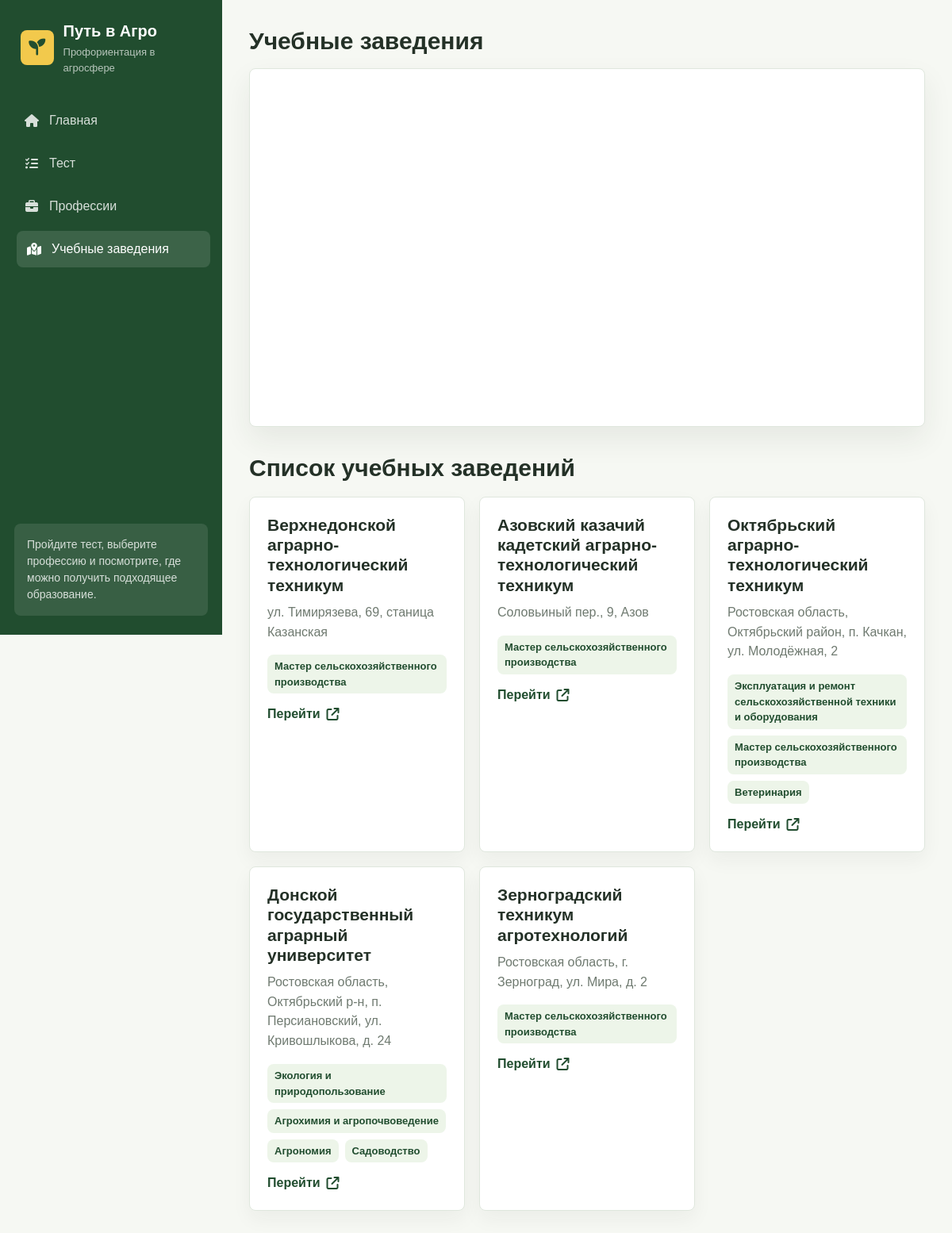
Screenshot of /map/ with the database file from the repository.
### map/models.py (models this page shows, shortened)
class University(models.Model):
    name = models.CharField("Название университета", max_length=200)
    address = models.CharField("Адрес", max_length=100)
    link = models.URLField("Ссылка", null=True, blank=True)
    class Meta:
        verbose_name = "Университет"
        verbose_name_plural = "Университеты"

class Specialty(models.Model):
    name = models.CharField("Название специальности", max_length=200)
    description = models.TextField("Описание", null=True, blank=True)
    university = models.ManyToManyField(
        University,
        verbose_name="Университеты"
    )
    professions = models.ManyToManyField(
        Profession,
        verbose_name="Профессии"
    )
    class Meta:
        verbose_name = "Специальность"
        verbose_name_plural = "Специальности"

### map/views.py (the view)
# urls.py: path('map/', include('map.urls'))
def map(request):
    universities = University.objects.prefetch_related('specialty_set').all()
    return render(request, 'map/map.html', {'universities': universities})

### map/templates/map/map.html (shortened to what this page needs)
{% extends 'main/layout.html' %}
{% block extra_css %}
    {% load static %}
    <link rel="stylesheet" href="{% static 'map/css/map.css' %}">
{% endblock %}
{% block content %}
<div class="page">
    <h1 class="page-title">Учебные заведения</h1>
    <section class="section map-widget" aria-label="Карта учебных заведений">
        <iframe src="https://yandex.ru/map-widget/v1/?um=constructor%3Afbc1986866df7b69ac84772a4912427f739007cc6a052d45cfd5e073a8e1e9c0&amp;source=constructor"  width="1200" height="450" frameborder="0"></iframe>
    </section>
    <section class="section">
        <div class="section-head">
            <div>
                <h2>Список учебных заведений</h2>
            </div>
        </div>
        <div class="grid">
            {% for university in universities %}
                <article class="card-item">
                    <h3>{{ university.name }}</h3>
                    <p>{{ university.address }}</p>
                    <div class="tag-row">
                        {% for specialty in university.specialty_set.all %}
                            <span class="tag">{{ specialty.name }}</span>
                        {% empty %}
                            <span class="tag">специальности не добавлены</span>
                        {% endfor %}
                    </div>
                    {% if university.link %}
                        <a class="read-link university-link" href="{{ university.link }}" target="_blank" rel="noopener">
                            Перейти
                            <i class="fa-solid fa-arrow-up-right-from-square"></i>
                        </a>
                    {% else %}
                        <span class="tag university-link">ссылка не добавлена</span>
                    {% endif %}
                </article>
            {% empty %}
                <div class="empty-state">Учебные заведения пока не добавлены.</div>
            {% endfor %}
        </div>
    </section>
</div>
{% endblock %}

### main/static/main/css/main.css (style rules this page uses)
:root { --bg: #f6f8f3; --surface: #ffffff; --surface-soft: #edf5e9; --green: #2f6b3f; --green-dark: #214d2f; --accent: #f2c94c; --text: #243127; --muted: #6f7a70; --line: #dfe7dd; --shadow: 0 16px 36px rgba(36, 49, 39, 0.08); }
* { box-sizing: border-box; }
body { margin: 0; font-family: Arial, sans-serif; background: var(--bg); color: var(--text); }
.page { max-width: 1180px; margin: 0 auto; }
.section { margin-top: 34px; }
.section-head { display: flex; align-items: end; justify-content: space-between; gap: 20px; margin-bottom: 18px; }
.section h2, .page-title { margin: 0; font-size: 30px; font-weight: 800; }
.section p, .page-lead { color: var(--muted); line-height: 1.6; }
.grid { display: grid; grid-template-columns: repeat(3, minmax(0, 1fr)); gap: 18px; }
.card-item { min-height: 180px; padding: 22px; border: 1px solid var(--line); border-radius: 8px; background: var(--surface); box-shadow: 0 10px 24px rgba(36, 49, 39, 0.05); }
.card-item h3 { margin: 0 0 10px; font-size: 21px; font-weight: 800; }
.card-item p { margin: 0 0 16px; color: var(--muted); line-height: 1.55; }
.meta-row, .tag-row { display: flex; flex-wrap: wrap; align-items: center; gap: 8px; }
.read-link, .back-link { display: inline-flex; align-items: center; gap: 8px; color: var(--green-dark); font-weight: 700; text-decoration: none; }
.read-link { margin-left: auto; }
.tag { display: inline-flex; align-items: center; min-height: 28px; padding: 5px 9px; border-radius: 8px; background: var(--surface-soft); color: var(--green-dark); font-size: 13px; font-weight: 700; }

### map/static/map/css/map.css (style rules this page uses)
.map-widget { overflow: hidden; border: 1px solid var(--line); border-radius: 8px; background: var(--surface); box-shadow: var(--shadow); margin: 0 auto; }
.map-widget iframe { display: block; width: 100%; min-height: 450px; border: 0; }
.university-link { margin-top: 14px; }

### rows the page displays
University: name "Верхнедонской аграрно-технологический техникум", address "ул. Тимирязева, 69, станица Казанская"
Specialty: name "Мастер сельскохозяйственного производства"
University: name "Азовский казачий кадетский аграрно-технологический техникум", address "Соловьиный пер., 9, Азов"
University: name "Октябрьский аграрно-технологический техникум", address "Ростовская область, Октябрьский район, п. Качкан, ул. Молодёжная, 2"
Specialty: name "Эксплуатация и ремонт сельскохозяйственной техники и оборудования"
Specialty: name "Ветеринария"
University: name "Донской государственный аграрный университет", address "Ростовская область, Октябрьский р-н, п. Персиановский, ул. Кривошлыкова, д. 24"
Specialty: name "Экология и природопользование"
Specialty: name "Агрохимия и агропочвоведение"
Specialty: name "Агрономия"
Specialty: name "Садоводство"
University: name "Зерноградский техникум агротехнологий", address "Ростовская область, г. Зерноград, ул. Мира, д. 2"
